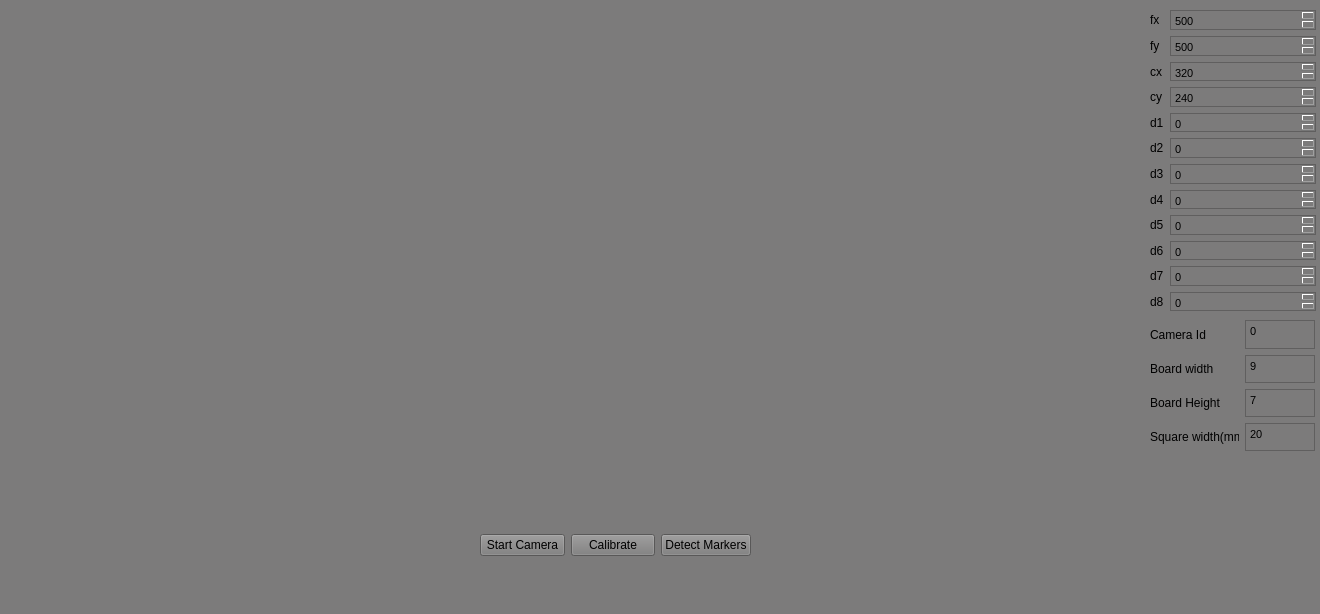
<?xml version="1.0" encoding="UTF-8"?>
<ui version="4.0">
 <class>MainWindow</class>
 <widget class="QMainWindow" name="MainWindow">
  <property name="geometry">
   <rect>
    <x>0</x>
    <y>0</y>
    <width>1320</width>
    <height>614</height>
   </rect>
  </property>
  <property name="windowTitle">
   <string>MainWindow</string>
  </property>
  <property name="styleSheet">
   <string notr="true">background-color: rgb(124, 123, 123);</string>
  </property>
  <widget class="QWidget" name="centralwidget">
   <widget class="QWidget" name="horizontalLayoutWidget">
    <property name="geometry">
     <rect>
      <x>10</x>
      <y>10</y>
      <width>1121</width>
      <height>501</height>
     </rect>
    </property>
    <layout class="QHBoxLayout" name="horizontalLayout">
     <item>
      <widget class="QLabel" name="label">
       <property name="text">
        <string/>
       </property>
       <property name="scaledContents">
        <bool>true</bool>
       </property>
      </widget>
     </item>
     <item>
      <widget class="QLabel" name="label_2">
       <property name="text">
        <string/>
       </property>
      </widget>
     </item>
    </layout>
   </widget>
   <widget class="QWidget" name="horizontalLayoutWidget_2">
    <property name="geometry">
     <rect>
      <x>480</x>
      <y>520</y>
      <width>271</width>
      <height>51</height>
     </rect>
    </property>
    <layout class="QHBoxLayout" name="horizontalLayout_2">
     <item>
      <widget class="QPushButton" name="startButton">
       <property name="text">
        <string>Start Camera</string>
       </property>
      </widget>
     </item>
     <item>
      <widget class="QPushButton" name="calibrateButton">
       <property name="text">
        <string>Calibrate</string>
       </property>
      </widget>
     </item>
     <item>
      <widget class="QPushButton" name="pushButton">
       <property name="text">
        <string>Detect Markers</string>
       </property>
      </widget>
     </item>
    </layout>
   </widget>
   <widget class="QWidget" name="gridLayoutWidget">
    <property name="geometry">
     <rect>
      <x>1150</x>
      <y>320</y>
      <width>165</width>
      <height>131</height>
     </rect>
    </property>
    <layout class="QGridLayout" name="gridLayout">
     <item row="3" column="0">
      <widget class="QLabel" name="label_10">
       <property name="text">
        <string>Square width(mm)</string>
       </property>
      </widget>
     </item>
     <item row="2" column="0">
      <widget class="QLabel" name="label_9">
       <property name="text">
        <string>Board Height</string>
       </property>
      </widget>
     </item>
     <item row="2" column="1">
      <widget class="QTextEdit" name="textEdit_3">
       <property name="html">
        <string>&lt;!DOCTYPE HTML PUBLIC &quot;-//W3C//DTD HTML 4.0//EN&quot; &quot;http://www.w3.org/TR/REC-html40/strict.dtd&quot;&gt;
&lt;html&gt;&lt;head&gt;&lt;meta name=&quot;qrichtext&quot; content=&quot;1&quot; /&gt;&lt;style type=&quot;text/css&quot;&gt;
p, li { white-space: pre-wrap; }
&lt;/style&gt;&lt;/head&gt;&lt;body style=&quot; font-family:'MS Shell Dlg 2'; font-size:8.25pt; font-weight:400; font-style:normal;&quot;&gt;
&lt;p style=&quot; margin-top:0px; margin-bottom:0px; margin-left:0px; margin-right:0px; -qt-block-indent:0; text-indent:0px;&quot;&gt;7&lt;/p&gt;&lt;/body&gt;&lt;/html&gt;</string>
       </property>
      </widget>
     </item>
     <item row="0" column="1">
      <widget class="QTextEdit" name="textEdit">
       <property name="html">
        <string>&lt;!DOCTYPE HTML PUBLIC &quot;-//W3C//DTD HTML 4.0//EN&quot; &quot;http://www.w3.org/TR/REC-html40/strict.dtd&quot;&gt;
&lt;html&gt;&lt;head&gt;&lt;meta name=&quot;qrichtext&quot; content=&quot;1&quot; /&gt;&lt;style type=&quot;text/css&quot;&gt;
p, li { white-space: pre-wrap; }
&lt;/style&gt;&lt;/head&gt;&lt;body style=&quot; font-family:'MS Shell Dlg 2'; font-size:8.25pt; font-weight:400; font-style:normal;&quot;&gt;
&lt;p style=&quot; margin-top:0px; margin-bottom:0px; margin-left:0px; margin-right:0px; -qt-block-indent:0; text-indent:0px;&quot;&gt;0&lt;/p&gt;&lt;/body&gt;&lt;/html&gt;</string>
       </property>
      </widget>
     </item>
     <item row="1" column="0">
      <widget class="QLabel" name="label_8">
       <property name="text">
        <string>Board width</string>
       </property>
      </widget>
     </item>
     <item row="3" column="1">
      <widget class="QTextEdit" name="textEdit_4">
       <property name="html">
        <string>&lt;!DOCTYPE HTML PUBLIC &quot;-//W3C//DTD HTML 4.0//EN&quot; &quot;http://www.w3.org/TR/REC-html40/strict.dtd&quot;&gt;
&lt;html&gt;&lt;head&gt;&lt;meta name=&quot;qrichtext&quot; content=&quot;1&quot; /&gt;&lt;style type=&quot;text/css&quot;&gt;
p, li { white-space: pre-wrap; }
&lt;/style&gt;&lt;/head&gt;&lt;body style=&quot; font-family:'MS Shell Dlg 2'; font-size:8.25pt; font-weight:400; font-style:normal;&quot;&gt;
&lt;p style=&quot; margin-top:0px; margin-bottom:0px; margin-left:0px; margin-right:0px; -qt-block-indent:0; text-indent:0px;&quot;&gt;20&lt;/p&gt;&lt;/body&gt;&lt;/html&gt;</string>
       </property>
      </widget>
     </item>
     <item row="1" column="1">
      <widget class="QTextEdit" name="textEdit_2">
       <property name="html">
        <string>&lt;!DOCTYPE HTML PUBLIC &quot;-//W3C//DTD HTML 4.0//EN&quot; &quot;http://www.w3.org/TR/REC-html40/strict.dtd&quot;&gt;
&lt;html&gt;&lt;head&gt;&lt;meta name=&quot;qrichtext&quot; content=&quot;1&quot; /&gt;&lt;style type=&quot;text/css&quot;&gt;
p, li { white-space: pre-wrap; }
&lt;/style&gt;&lt;/head&gt;&lt;body style=&quot; font-family:'MS Shell Dlg 2'; font-size:8.25pt; font-weight:400; font-style:normal;&quot;&gt;
&lt;p style=&quot; margin-top:0px; margin-bottom:0px; margin-left:0px; margin-right:0px; -qt-block-indent:0; text-indent:0px;&quot;&gt;9&lt;/p&gt;&lt;/body&gt;&lt;/html&gt;</string>
       </property>
      </widget>
     </item>
     <item row="0" column="0">
      <widget class="QLabel" name="label_7">
       <property name="text">
        <string>Camera Id</string>
       </property>
      </widget>
     </item>
    </layout>
   </widget>
   <widget class="QWidget" name="gridLayoutWidget_3">
    <property name="geometry">
     <rect>
      <x>1150</x>
      <y>10</y>
      <width>166</width>
      <height>301</height>
     </rect>
    </property>
    <layout class="QGridLayout" name="gridLayout_3">
     <item row="4" column="1">
      <widget class="QTextEdit" name="d1">
       <property name="html">
        <string>&lt;!DOCTYPE HTML PUBLIC &quot;-//W3C//DTD HTML 4.0//EN&quot; &quot;http://www.w3.org/TR/REC-html40/strict.dtd&quot;&gt;
&lt;html&gt;&lt;head&gt;&lt;meta name=&quot;qrichtext&quot; content=&quot;1&quot; /&gt;&lt;style type=&quot;text/css&quot;&gt;
p, li { white-space: pre-wrap; }
&lt;/style&gt;&lt;/head&gt;&lt;body style=&quot; font-family:'MS Shell Dlg 2'; font-size:8.25pt; font-weight:400; font-style:normal;&quot;&gt;
&lt;p style=&quot; margin-top:0px; margin-bottom:0px; margin-left:0px; margin-right:0px; -qt-block-indent:0; text-indent:0px;&quot;&gt;0&lt;/p&gt;&lt;/body&gt;&lt;/html&gt;</string>
       </property>
      </widget>
     </item>
     <item row="0" column="1">
      <widget class="QTextEdit" name="fx">
       <property name="html">
        <string>&lt;!DOCTYPE HTML PUBLIC &quot;-//W3C//DTD HTML 4.0//EN&quot; &quot;http://www.w3.org/TR/REC-html40/strict.dtd&quot;&gt;
&lt;html&gt;&lt;head&gt;&lt;meta name=&quot;qrichtext&quot; content=&quot;1&quot; /&gt;&lt;style type=&quot;text/css&quot;&gt;
p, li { white-space: pre-wrap; }
&lt;/style&gt;&lt;/head&gt;&lt;body style=&quot; font-family:'MS Shell Dlg 2'; font-size:8.25pt; font-weight:400; font-style:normal;&quot;&gt;
&lt;p style=&quot; margin-top:0px; margin-bottom:0px; margin-left:0px; margin-right:0px; -qt-block-indent:0; text-indent:0px;&quot;&gt;500&lt;/p&gt;&lt;/body&gt;&lt;/html&gt;</string>
       </property>
      </widget>
     </item>
     <item row="2" column="1">
      <widget class="QTextEdit" name="cx">
       <property name="html">
        <string>&lt;!DOCTYPE HTML PUBLIC &quot;-//W3C//DTD HTML 4.0//EN&quot; &quot;http://www.w3.org/TR/REC-html40/strict.dtd&quot;&gt;
&lt;html&gt;&lt;head&gt;&lt;meta name=&quot;qrichtext&quot; content=&quot;1&quot; /&gt;&lt;style type=&quot;text/css&quot;&gt;
p, li { white-space: pre-wrap; }
&lt;/style&gt;&lt;/head&gt;&lt;body style=&quot; font-family:'MS Shell Dlg 2'; font-size:8.25pt; font-weight:400; font-style:normal;&quot;&gt;
&lt;p style=&quot; margin-top:0px; margin-bottom:0px; margin-left:0px; margin-right:0px; -qt-block-indent:0; text-indent:0px;&quot;&gt;320&lt;/p&gt;&lt;/body&gt;&lt;/html&gt;</string>
       </property>
      </widget>
     </item>
     <item row="3" column="0">
      <widget class="QLabel" name="label_6">
       <property name="text">
        <string>cy</string>
       </property>
      </widget>
     </item>
     <item row="1" column="1">
      <widget class="QTextEdit" name="fy">
       <property name="markdown">
        <string>500

</string>
       </property>
       <property name="html">
        <string>&lt;!DOCTYPE HTML PUBLIC &quot;-//W3C//DTD HTML 4.0//EN&quot; &quot;http://www.w3.org/TR/REC-html40/strict.dtd&quot;&gt;
&lt;html&gt;&lt;head&gt;&lt;meta name=&quot;qrichtext&quot; content=&quot;1&quot; /&gt;&lt;style type=&quot;text/css&quot;&gt;
p, li { white-space: pre-wrap; }
&lt;/style&gt;&lt;/head&gt;&lt;body style=&quot; font-family:'MS Shell Dlg 2'; font-size:8.25pt; font-weight:400; font-style:normal;&quot;&gt;
&lt;p style=&quot; margin-top:5px; margin-bottom:5px; margin-left:0px; margin-right:0px; -qt-block-indent:0; text-indent:0px;&quot;&gt;500&lt;/p&gt;&lt;/body&gt;&lt;/html&gt;</string>
       </property>
      </widget>
     </item>
     <item row="11" column="0">
      <widget class="QLabel" name="label_17">
       <property name="text">
        <string>d8</string>
       </property>
      </widget>
     </item>
     <item row="9" column="0">
      <widget class="QLabel" name="label_16">
       <property name="text">
        <string>d6</string>
       </property>
      </widget>
     </item>
     <item row="2" column="0">
      <widget class="QLabel" name="label_5">
       <property name="text">
        <string>cx</string>
       </property>
      </widget>
     </item>
     <item row="4" column="0">
      <widget class="QLabel" name="label_11">
       <property name="text">
        <string>d1</string>
       </property>
      </widget>
     </item>
     <item row="10" column="1">
      <widget class="QTextEdit" name="d7">
       <property name="html">
        <string>&lt;!DOCTYPE HTML PUBLIC &quot;-//W3C//DTD HTML 4.0//EN&quot; &quot;http://www.w3.org/TR/REC-html40/strict.dtd&quot;&gt;
&lt;html&gt;&lt;head&gt;&lt;meta name=&quot;qrichtext&quot; content=&quot;1&quot; /&gt;&lt;style type=&quot;text/css&quot;&gt;
p, li { white-space: pre-wrap; }
&lt;/style&gt;&lt;/head&gt;&lt;body style=&quot; font-family:'MS Shell Dlg 2'; font-size:8.25pt; font-weight:400; font-style:normal;&quot;&gt;
&lt;p style=&quot; margin-top:0px; margin-bottom:0px; margin-left:0px; margin-right:0px; -qt-block-indent:0; text-indent:0px;&quot;&gt;0&lt;/p&gt;&lt;/body&gt;&lt;/html&gt;</string>
       </property>
      </widget>
     </item>
     <item row="8" column="0">
      <widget class="QLabel" name="label_15">
       <property name="text">
        <string>d5</string>
       </property>
      </widget>
     </item>
     <item row="8" column="1">
      <widget class="QTextEdit" name="d5">
       <property name="html">
        <string>&lt;!DOCTYPE HTML PUBLIC &quot;-//W3C//DTD HTML 4.0//EN&quot; &quot;http://www.w3.org/TR/REC-html40/strict.dtd&quot;&gt;
&lt;html&gt;&lt;head&gt;&lt;meta name=&quot;qrichtext&quot; content=&quot;1&quot; /&gt;&lt;style type=&quot;text/css&quot;&gt;
p, li { white-space: pre-wrap; }
&lt;/style&gt;&lt;/head&gt;&lt;body style=&quot; font-family:'MS Shell Dlg 2'; font-size:8.25pt; font-weight:400; font-style:normal;&quot;&gt;
&lt;p style=&quot; margin-top:0px; margin-bottom:0px; margin-left:0px; margin-right:0px; -qt-block-indent:0; text-indent:0px;&quot;&gt;0&lt;/p&gt;&lt;/body&gt;&lt;/html&gt;</string>
       </property>
      </widget>
     </item>
     <item row="7" column="1">
      <widget class="QTextEdit" name="d4">
       <property name="html">
        <string>&lt;!DOCTYPE HTML PUBLIC &quot;-//W3C//DTD HTML 4.0//EN&quot; &quot;http://www.w3.org/TR/REC-html40/strict.dtd&quot;&gt;
&lt;html&gt;&lt;head&gt;&lt;meta name=&quot;qrichtext&quot; content=&quot;1&quot; /&gt;&lt;style type=&quot;text/css&quot;&gt;
p, li { white-space: pre-wrap; }
&lt;/style&gt;&lt;/head&gt;&lt;body style=&quot; font-family:'MS Shell Dlg 2'; font-size:8.25pt; font-weight:400; font-style:normal;&quot;&gt;
&lt;p style=&quot; margin-top:0px; margin-bottom:0px; margin-left:0px; margin-right:0px; -qt-block-indent:0; text-indent:0px;&quot;&gt;0&lt;/p&gt;&lt;/body&gt;&lt;/html&gt;</string>
       </property>
      </widget>
     </item>
     <item row="11" column="1">
      <widget class="QTextEdit" name="d8">
       <property name="html">
        <string>&lt;!DOCTYPE HTML PUBLIC &quot;-//W3C//DTD HTML 4.0//EN&quot; &quot;http://www.w3.org/TR/REC-html40/strict.dtd&quot;&gt;
&lt;html&gt;&lt;head&gt;&lt;meta name=&quot;qrichtext&quot; content=&quot;1&quot; /&gt;&lt;style type=&quot;text/css&quot;&gt;
p, li { white-space: pre-wrap; }
&lt;/style&gt;&lt;/head&gt;&lt;body style=&quot; font-family:'MS Shell Dlg 2'; font-size:8.25pt; font-weight:400; font-style:normal;&quot;&gt;
&lt;p style=&quot; margin-top:0px; margin-bottom:0px; margin-left:0px; margin-right:0px; -qt-block-indent:0; text-indent:0px;&quot;&gt;0&lt;/p&gt;&lt;/body&gt;&lt;/html&gt;</string>
       </property>
      </widget>
     </item>
     <item row="10" column="0">
      <widget class="QLabel" name="label_18">
       <property name="text">
        <string>d7</string>
       </property>
      </widget>
     </item>
     <item row="6" column="0">
      <widget class="QLabel" name="label_13">
       <property name="text">
        <string>d3</string>
       </property>
      </widget>
     </item>
     <item row="5" column="1">
      <widget class="QTextEdit" name="d2">
       <property name="html">
        <string>&lt;!DOCTYPE HTML PUBLIC &quot;-//W3C//DTD HTML 4.0//EN&quot; &quot;http://www.w3.org/TR/REC-html40/strict.dtd&quot;&gt;
&lt;html&gt;&lt;head&gt;&lt;meta name=&quot;qrichtext&quot; content=&quot;1&quot; /&gt;&lt;style type=&quot;text/css&quot;&gt;
p, li { white-space: pre-wrap; }
&lt;/style&gt;&lt;/head&gt;&lt;body style=&quot; font-family:'MS Shell Dlg 2'; font-size:8.25pt; font-weight:400; font-style:normal;&quot;&gt;
&lt;p style=&quot; margin-top:0px; margin-bottom:0px; margin-left:0px; margin-right:0px; -qt-block-indent:0; text-indent:0px;&quot;&gt;0&lt;/p&gt;&lt;/body&gt;&lt;/html&gt;</string>
       </property>
      </widget>
     </item>
     <item row="1" column="0">
      <widget class="QLabel" name="label_4">
       <property name="text">
        <string>fy</string>
       </property>
      </widget>
     </item>
     <item row="3" column="1">
      <widget class="QTextEdit" name="cy">
       <property name="html">
        <string>&lt;!DOCTYPE HTML PUBLIC &quot;-//W3C//DTD HTML 4.0//EN&quot; &quot;http://www.w3.org/TR/REC-html40/strict.dtd&quot;&gt;
&lt;html&gt;&lt;head&gt;&lt;meta name=&quot;qrichtext&quot; content=&quot;1&quot; /&gt;&lt;style type=&quot;text/css&quot;&gt;
p, li { white-space: pre-wrap; }
&lt;/style&gt;&lt;/head&gt;&lt;body style=&quot; font-family:'MS Shell Dlg 2'; font-size:8.25pt; font-weight:400; font-style:normal;&quot;&gt;
&lt;p style=&quot; margin-top:0px; margin-bottom:0px; margin-left:0px; margin-right:0px; -qt-block-indent:0; text-indent:0px;&quot;&gt;240&lt;/p&gt;&lt;/body&gt;&lt;/html&gt;</string>
       </property>
      </widget>
     </item>
     <item row="7" column="0">
      <widget class="QLabel" name="label_14">
       <property name="text">
        <string>d4</string>
       </property>
      </widget>
     </item>
     <item row="9" column="1">
      <widget class="QTextEdit" name="d6">
       <property name="html">
        <string>&lt;!DOCTYPE HTML PUBLIC &quot;-//W3C//DTD HTML 4.0//EN&quot; &quot;http://www.w3.org/TR/REC-html40/strict.dtd&quot;&gt;
&lt;html&gt;&lt;head&gt;&lt;meta name=&quot;qrichtext&quot; content=&quot;1&quot; /&gt;&lt;style type=&quot;text/css&quot;&gt;
p, li { white-space: pre-wrap; }
&lt;/style&gt;&lt;/head&gt;&lt;body style=&quot; font-family:'MS Shell Dlg 2'; font-size:8.25pt; font-weight:400; font-style:normal;&quot;&gt;
&lt;p style=&quot; margin-top:0px; margin-bottom:0px; margin-left:0px; margin-right:0px; -qt-block-indent:0; text-indent:0px;&quot;&gt;0&lt;/p&gt;&lt;/body&gt;&lt;/html&gt;</string>
       </property>
      </widget>
     </item>
     <item row="5" column="0">
      <widget class="QLabel" name="label_12">
       <property name="text">
        <string>d2</string>
       </property>
      </widget>
     </item>
     <item row="6" column="1">
      <widget class="QTextEdit" name="d3">
       <property name="html">
        <string>&lt;!DOCTYPE HTML PUBLIC &quot;-//W3C//DTD HTML 4.0//EN&quot; &quot;http://www.w3.org/TR/REC-html40/strict.dtd&quot;&gt;
&lt;html&gt;&lt;head&gt;&lt;meta name=&quot;qrichtext&quot; content=&quot;1&quot; /&gt;&lt;style type=&quot;text/css&quot;&gt;
p, li { white-space: pre-wrap; }
&lt;/style&gt;&lt;/head&gt;&lt;body style=&quot; font-family:'MS Shell Dlg 2'; font-size:8.25pt; font-weight:400; font-style:normal;&quot;&gt;
&lt;p style=&quot; margin-top:0px; margin-bottom:0px; margin-left:0px; margin-right:0px; -qt-block-indent:0; text-indent:0px;&quot;&gt;0&lt;/p&gt;&lt;/body&gt;&lt;/html&gt;</string>
       </property>
      </widget>
     </item>
     <item row="0" column="0">
      <widget class="QLabel" name="label_3">
       <property name="text">
        <string>fx</string>
       </property>
      </widget>
     </item>
    </layout>
   </widget>
  </widget>
  <widget class="QMenuBar" name="menubar">
   <property name="geometry">
    <rect>
     <x>0</x>
     <y>0</y>
     <width>1320</width>
     <height>20</height>
    </rect>
   </property>
  </widget>
  <widget class="QStatusBar" name="statusbar"/>
 </widget>
 <resources/>
 <connections/>
</ui>
